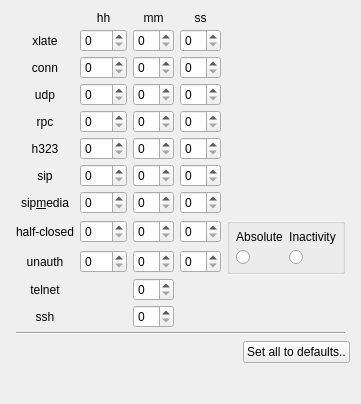
     <widget class="QWidget" name="label584">
      <attribute name="title">
       <string>Timeouts</string>
      </attribute>
      <layout class="QGridLayout" name="gridLayout_9">
       <item row="1" column="0">
        <spacer>
         <property name="orientation">
          <enum>Qt::Horizontal</enum>
         </property>
         <property name="sizeType">
          <enum>QSizePolicy::Expanding</enum>
         </property>
         <property name="sizeHint" stdset="0">
          <size>
           <width>40</width>
           <height>20</height>
          </size>
         </property>
        </spacer>
       </item>
       <item row="2" column="1">
        <spacer>
         <property name="orientation">
          <enum>Qt::Vertical</enum>
         </property>
         <property name="sizeType">
          <enum>QSizePolicy::Expanding</enum>
         </property>
         <property name="sizeHint" stdset="0">
          <size>
           <width>20</width>
           <height>30</height>
          </size>
         </property>
        </spacer>
       </item>
       <item row="0" column="0" colspan="2">
        <widget class="QFrame" name="frame167">
         <property name="frameShape">
          <enum>QFrame::NoFrame</enum>
         </property>
         <property name="frameShadow">
          <enum>QFrame::Sunken</enum>
         </property>
         <layout class="QGridLayout">
          <property name="leftMargin">
           <number>5</number>
          </property>
          <property name="topMargin">
           <number>0</number>
          </property>
          <property name="rightMargin">
           <number>5</number>
          </property>
          <property name="bottomMargin">
           <number>0</number>
          </property>
          <property name="verticalSpacing">
           <number>4</number>
          </property>
          <item row="1" column="0">
           <widget class="QLabel" name="label461">
            <property name="text">
             <string>xlate</string>
            </property>
            <property name="alignment">
             <set>Qt::AlignCenter</set>
            </property>
            <property name="wordWrap">
             <bool>false</bool>
            </property>
           </widget>
          </item>
          <item row="2" column="0">
           <widget class="QLabel" name="label462">
            <property name="text">
             <string>conn</string>
            </property>
            <property name="alignment">
             <set>Qt::AlignCenter</set>
            </property>
            <property name="wordWrap">
             <bool>false</bool>
            </property>
           </widget>
          </item>
          <item row="3" column="0">
           <widget class="QLabel" name="label463">
            <property name="text">
             <string>udp</string>
            </property>
            <property name="alignment">
             <set>Qt::AlignCenter</set>
            </property>
            <property name="wordWrap">
             <bool>false</bool>
            </property>
           </widget>
          </item>
          <item row="4" column="0">
           <widget class="QLabel" name="label464">
            <property name="text">
             <string>rpc</string>
            </property>
            <property name="alignment">
             <set>Qt::AlignCenter</set>
            </property>
            <property name="wordWrap">
             <bool>false</bool>
            </property>
           </widget>
          </item>
          <item row="5" column="0">
           <widget class="QLabel" name="label465">
            <property name="text">
             <string>h323</string>
            </property>
            <property name="alignment">
             <set>Qt::AlignCenter</set>
            </property>
            <property name="wordWrap">
             <bool>false</bool>
            </property>
           </widget>
          </item>
          <item row="6" column="0">
           <widget class="QLabel" name="label466">
            <property name="text">
             <string>sip</string>
            </property>
            <property name="alignment">
             <set>Qt::AlignCenter</set>
            </property>
            <property name="wordWrap">
             <bool>false</bool>
            </property>
           </widget>
          </item>
          <item row="7" column="0">
           <widget class="QLabel" name="label467">
            <property name="text">
             <string>sip&amp;media</string>
            </property>
            <property name="alignment">
             <set>Qt::AlignCenter</set>
            </property>
            <property name="wordWrap">
             <bool>false</bool>
            </property>
            <property name="buddy">
             <cstring>sip_media_hh</cstring>
            </property>
           </widget>
          </item>
          <item row="9" column="0">
           <widget class="QLabel" name="label468">
            <property name="text">
             <string>unauth</string>
            </property>
            <property name="alignment">
             <set>Qt::AlignCenter</set>
            </property>
            <property name="wordWrap">
             <bool>false</bool>
            </property>
           </widget>
          </item>
          <item row="1" column="1">
           <widget class="QSpinBox" name="xlate_hh">
            <property name="minimum">
             <number>0</number>
            </property>
            <property name="maximum">
             <number>100</number>
            </property>
            <property name="value">
             <number>0</number>
            </property>
           </widget>
          </item>
          <item row="2" column="1">
           <widget class="QSpinBox" name="conn_hh">
            <property name="minimum">
             <number>0</number>
            </property>
            <property name="maximum">
             <number>100</number>
            </property>
            <property name="value">
             <number>0</number>
            </property>
           </widget>
          </item>
          <item row="3" column="1">
           <widget class="QSpinBox" name="udp_hh">
            <property name="minimum">
             <number>0</number>
            </property>
            <property name="maximum">
             <number>100</number>
            </property>
            <property name="value">
             <number>0</number>
            </property>
           </widget>
          </item>
          <item row="4" column="1">
           <widget class="QSpinBox" name="rpc_hh">
            <property name="minimum">
             <number>0</number>
            </property>
            <property name="maximum">
             <number>100</number>
            </property>
            <property name="value">
             <number>0</number>
            </property>
           </widget>
          </item>
          <item row="5" column="1">
           <widget class="QSpinBox" name="h323_hh">
            <property name="minimum">
             <number>0</number>
            </property>
            <property name="maximum">
             <number>100</number>
            </property>
            <property name="value">
             <number>0</number>
            </property>
           </widget>
          </item>
          <item row="6" column="1">
           <widget class="QSpinBox" name="sip_hh">
            <property name="minimum">
             <number>0</number>
            </property>
            <property name="maximum">
             <number>100</number>
            </property>
            <property name="value">
             <number>0</number>
            </property>
           </widget>
          </item>
          <item row="7" column="1">
           <widget class="QSpinBox" name="sip_media_hh">
            <property name="minimum">
             <number>0</number>
            </property>
            <property name="maximum">
             <number>100</number>
            </property>
            <property name="value">
             <number>0</number>
            </property>
           </widget>
          </item>
          <item row="9" column="1">
           <widget class="QSpinBox" name="uauth_hh">
            <property name="minimum">
             <number>0</number>
            </property>
            <property name="maximum">
             <number>100</number>
            </property>
            <property name="value">
             <number>0</number>
            </property>
           </widget>
          </item>
          <item row="1" column="2">
           <widget class="QSpinBox" name="xlate_mm">
            <property name="minimum">
             <number>0</number>
            </property>
            <property name="maximum">
             <number>59</number>
            </property>
            <property name="value">
             <number>0</number>
            </property>
           </widget>
          </item>
          <item row="2" column="2">
           <widget class="QSpinBox" name="conn_mm">
            <property name="minimum">
             <number>0</number>
            </property>
            <property name="maximum">
             <number>59</number>
            </property>
            <property name="value">
             <number>0</number>
            </property>
           </widget>
          </item>
          <item row="3" column="2">
           <widget class="QSpinBox" name="udp_mm">
            <property name="minimum">
             <number>0</number>
            </property>
            <property name="maximum">
             <number>59</number>
            </property>
            <property name="value">
             <number>0</number>
            </property>
           </widget>
          </item>
          <item row="4" column="2">
           <widget class="QSpinBox" name="rpc_mm">
            <property name="minimum">
             <number>0</number>
            </property>
            <property name="maximum">
             <number>59</number>
            </property>
            <property name="value">
             <number>0</number>
            </property>
           </widget>
          </item>
          <item row="5" column="2">
           <widget class="QSpinBox" name="h323_mm">
            <property name="minimum">
             <number>0</number>
            </property>
            <property name="maximum">
             <number>59</number>
            </property>
            <property name="value">
             <number>0</number>
            </property>
           </widget>
          </item>
          <item row="6" column="2">
           <widget class="QSpinBox" name="sip_mm">
            <property name="minimum">
             <number>0</number>
            </property>
            <property name="maximum">
             <number>59</number>
            </property>
            <property name="value">
             <number>0</number>
            </property>
           </widget>
          </item>
          <item row="7" column="2">
           <widget class="QSpinBox" name="sip_media_mm">
            <property name="minimum">
             <number>0</number>
            </property>
            <property name="maximum">
             <number>59</number>
            </property>
            <property name="value">
             <number>0</number>
            </property>
           </widget>
          </item>
          <item row="9" column="2">
           <widget class="QSpinBox" name="uauth_mm">
            <property name="minimum">
             <number>0</number>
            </property>
            <property name="maximum">
             <number>59</number>
            </property>
            <property name="value">
             <number>0</number>
            </property>
           </widget>
          </item>
          <item row="1" column="3">
           <widget class="QSpinBox" name="xlate_ss">
            <property name="minimum">
             <number>0</number>
            </property>
            <property name="maximum">
             <number>59</number>
            </property>
            <property name="value">
             <number>0</number>
            </property>
           </widget>
          </item>
          <item row="2" column="3">
           <widget class="QSpinBox" name="conn_ss">
            <property name="minimum">
             <number>0</number>
            </property>
            <property name="maximum">
             <number>59</number>
            </property>
            <property name="value">
             <number>0</number>
            </property>
           </widget>
          </item>
          <item row="3" column="3">
           <widget class="QSpinBox" name="udp_ss">
            <property name="minimum">
             <number>0</number>
            </property>
            <property name="maximum">
             <number>59</number>
            </property>
            <property name="value">
             <number>0</number>
            </property>
           </widget>
          </item>
          <item row="4" column="3">
           <widget class="QSpinBox" name="rpc_ss">
            <property name="minimum">
             <number>0</number>
            </property>
            <property name="maximum">
             <number>59</number>
            </property>
            <property name="value">
             <number>0</number>
            </property>
           </widget>
          </item>
          <item row="5" column="3">
           <widget class="QSpinBox" name="h323_ss">
            <property name="minimum">
             <number>0</number>
            </property>
            <property name="maximum">
             <number>59</number>
            </property>
            <property name="value">
             <number>0</number>
            </property>
           </widget>
          </item>
          <item row="6" column="3">
           <widget class="QSpinBox" name="sip_ss">
            <property name="minimum">
             <number>0</number>
            </property>
            <property name="maximum">
             <number>59</number>
            </property>
            <property name="value">
             <number>0</number>
            </property>
           </widget>
          </item>
          <item row="7" column="3">
           <widget class="QSpinBox" name="sip_media_ss">
            <property name="minimum">
             <number>0</number>
            </property>
            <property name="maximum">
             <number>59</number>
            </property>
            <property name="value">
             <number>0</number>
            </property>
           </widget>
          </item>
          <item row="9" column="3">
           <widget class="QSpinBox" name="uauth_ss">
            <property name="minimum">
             <number>0</number>
            </property>
            <property name="maximum">
             <number>59</number>
            </property>
            <property name="value">
             <number>0</number>
            </property>
           </widget>
          </item>
          <item row="10" column="0">
           <widget class="QLabel" name="label578">
            <property name="text">
             <string>telnet</string>
            </property>
            <property name="alignment">
             <set>Qt::AlignCenter</set>
            </property>
            <property name="wordWrap">
             <bool>false</bool>
            </property>
           </widget>
          </item>
          <item row="11" column="0">
           <widget class="QLabel" name="label579">
            <property name="text">
             <string>ssh</string>
            </property>
            <property name="alignment">
             <set>Qt::AlignCenter</set>
            </property>
            <property name="wordWrap">
             <bool>false</bool>
            </property>
           </widget>
          </item>
          <item row="0" column="3">
           <widget class="QLabel" name="label471">
            <property name="text">
             <string>ss</string>
            </property>
            <property name="alignment">
             <set>Qt::AlignCenter</set>
            </property>
            <property name="wordWrap">
             <bool>false</bool>
            </property>
           </widget>
          </item>
          <item row="0" column="2">
           <widget class="QLabel" name="label470">
            <property name="text">
             <string>mm</string>
            </property>
            <property name="alignment">
             <set>Qt::AlignCenter</set>
            </property>
            <property name="wordWrap">
             <bool>false</bool>
            </property>
           </widget>
          </item>
          <item row="0" column="1">
           <widget class="QLabel" name="label469">
            <property name="text">
             <string>hh</string>
            </property>
            <property name="alignment">
             <set>Qt::AlignCenter</set>
            </property>
            <property name="wordWrap">
             <bool>false</bool>
            </property>
           </widget>
          </item>
          <item row="8" column="3">
           <widget class="QSpinBox" name="half_closed_ss">
            <property name="minimum">
             <number>0</number>
            </property>
            <property name="maximum">
             <number>59</number>
            </property>
            <property name="value">
             <number>0</number>
            </property>
           </widget>
          </item>
          <item row="8" column="2">
           <widget class="QSpinBox" name="half_closed_mm">
            <property name="minimum">
             <number>0</number>
            </property>
            <property name="maximum">
             <number>59</number>
            </property>
            <property name="value">
             <number>0</number>
            </property>
           </widget>
          </item>
          <item row="8" column="1">
           <widget class="QSpinBox" name="half_closed_hh">
            <property name="minimum">
             <number>0</number>
            </property>
            <property name="maximum">
             <number>100</number>
            </property>
            <property name="value">
             <number>0</number>
            </property>
           </widget>
          </item>
          <item row="8" column="0">
           <widget class="QLabel" name="label642">
            <property name="text">
             <string>half-closed</string>
            </property>
            <property name="alignment">
             <set>Qt::AlignCenter</set>
            </property>
            <property name="wordWrap">
             <bool>false</bool>
            </property>
           </widget>
          </item>
          <item row="11" column="2">
           <widget class="QSpinBox" name="ssh_timeout">
            <property name="minimum">
             <number>0</number>
            </property>
            <property name="maximum">
             <number>59</number>
            </property>
            <property name="value">
             <number>0</number>
            </property>
           </widget>
          </item>
          <item row="10" column="2">
           <widget class="QSpinBox" name="telnet_timeout">
            <property name="minimum">
             <number>0</number>
            </property>
            <property name="maximum">
             <number>59</number>
            </property>
            <property name="value">
             <number>0</number>
            </property>
           </widget>
          </item>
          <item row="12" column="0" colspan="5">
           <widget class="Line" name="hseparator38">
            <property name="frameShape">
             <enum>QFrame::HLine</enum>
            </property>
            <property name="frameShadow">
             <enum>QFrame::Sunken</enum>
            </property>
            <property name="orientation">
             <enum>Qt::Horizontal</enum>
            </property>
           </widget>
          </item>
          <item row="8" column="4" rowspan="2">
           <widget class="QGroupBox" name="buttonGroup27">
            <property name="title">
             <string/>
            </property>
            <layout class="QGridLayout">
             <property name="margin">
              <number>6</number>
             </property>
             <item row="0" column="1">
              <widget class="QLabel" name="label589">
               <property name="text">
                <string>Inactivity</string>
               </property>
               <property name="alignment">
                <set>Qt::AlignCenter</set>
               </property>
               <property name="wordWrap">
                <bool>false</bool>
               </property>
              </widget>
             </item>
             <item row="0" column="0">
              <widget class="QLabel" name="label588">
               <property name="text">
                <string>Absolute</string>
               </property>
               <property name="alignment">
                <set>Qt::AlignCenter</set>
               </property>
               <property name="wordWrap">
                <bool>false</bool>
               </property>
              </widget>
             </item>
             <item row="1" column="0">
              <widget class="QRadioButton" name="uauth_abs">
               <property name="text">
                <string/>
               </property>
              </widget>
             </item>
             <item row="1" column="1">
              <widget class="QRadioButton" name="uauth_inact">
               <property name="text">
                <string/>
               </property>
              </widget>
             </item>
            </layout>
           </widget>
          </item>
         </layout>
        </widget>
       </item>
       <item row="1" column="1">
        <widget class="QPushButton" name="defaultTimeoutsButton">
         <property name="text">
          <string>Set all to defaults..</string>
         </property>
        </widget>
       </item>
      </layout>
     </widget>
